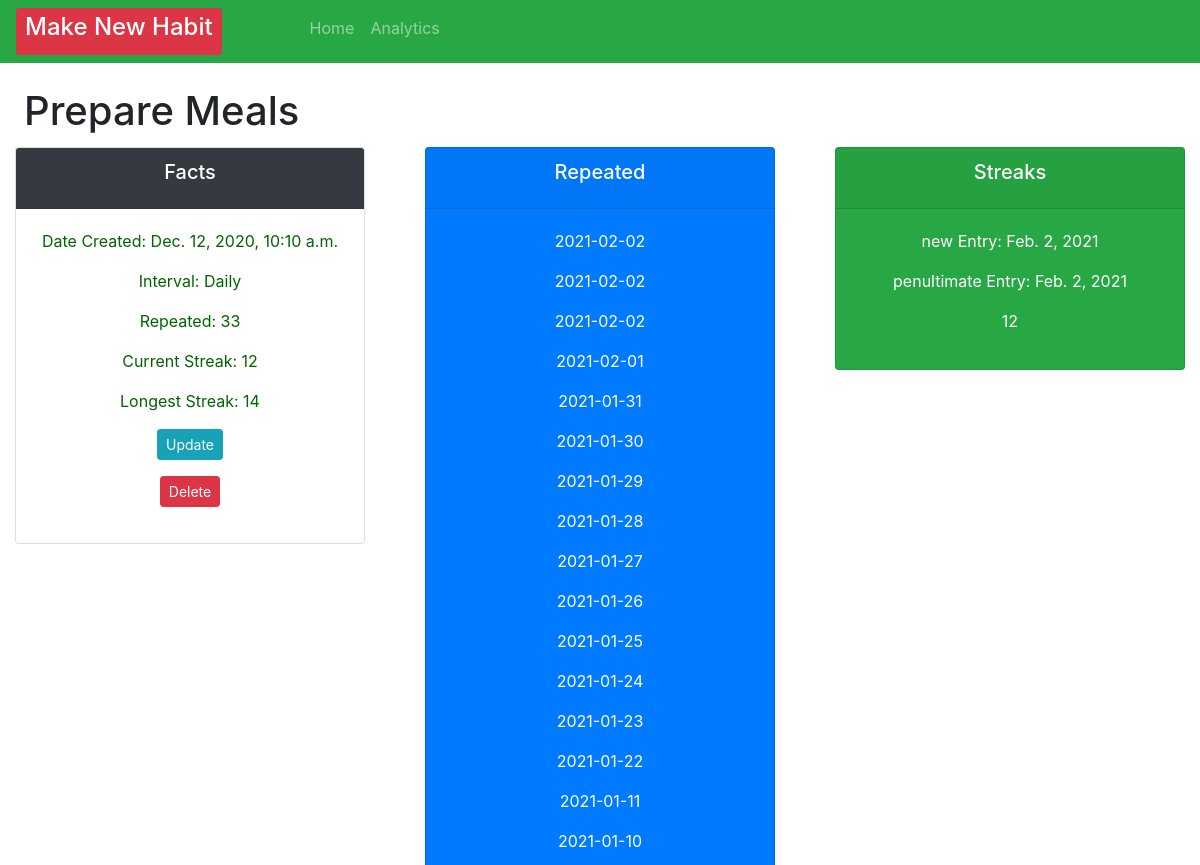
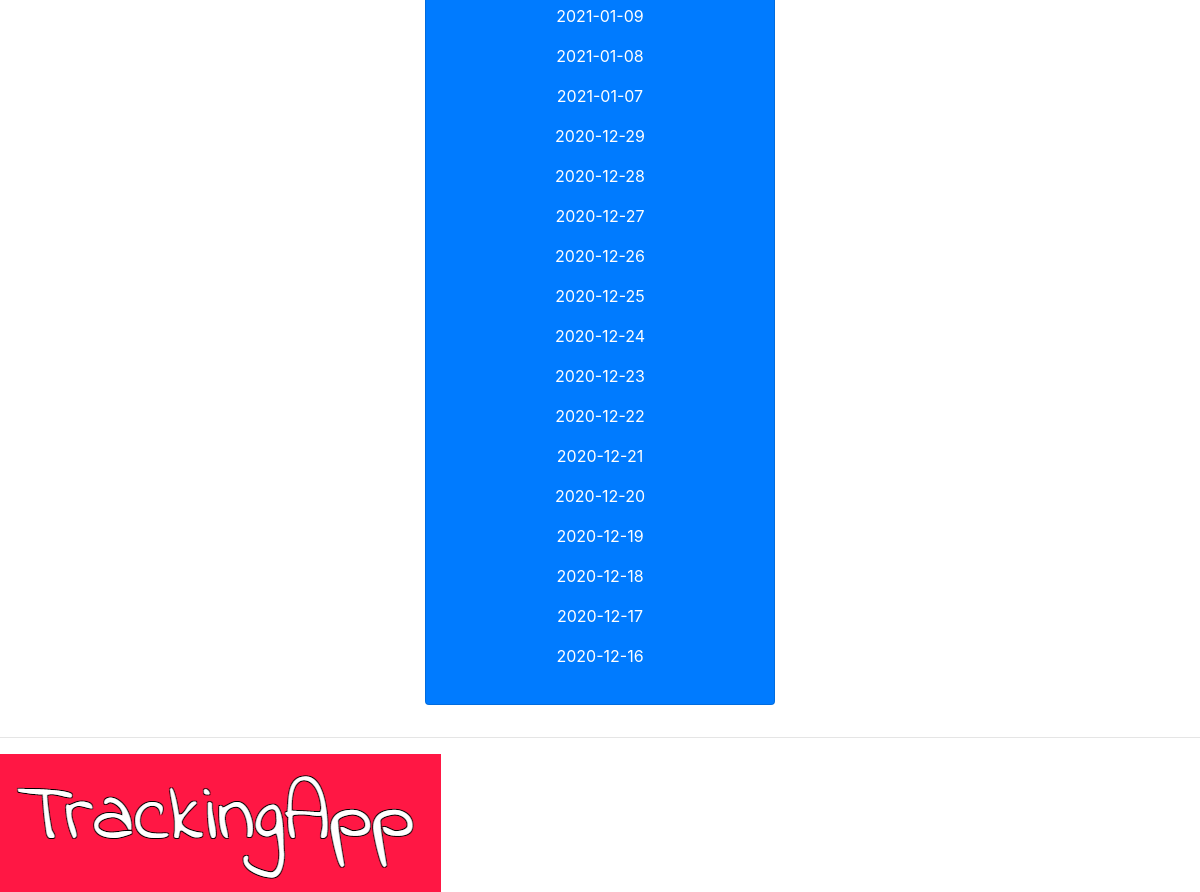
The page /habit/101 on the database its author committed (2 pictures, top to bottom).
### crm/models.py (models this page shows, shortened)
class Order(models.Model):
    INTERVAL = (
            ('Daily', 'Daily'),
            ('Weekly', 'Weekly' ),
                      )
    habit = models.CharField(max_length=200, null=True, blank=True)
    interval = models.CharField(max_length=400, null=True, choices=INTERVAL)
    checked = models.IntegerField(blank=True, default=0, null=True)
    streak = models.IntegerField(blank=True, default=0, null=True)
    longestStreak = models.IntegerField(blank=True, default=0, null=True)
    created = models.DateTimeField(auto_now=True, auto_now_add=False, editable=False, null=True, blank=True)
    checkedList = models.ManyToManyField(Repeats)
    timeStamp = models.DateTimeField(auto_now=True, blank=True)
    date_created = models.DateTimeField(auto_now_add=True, null=True, editable=False, blank=True)
    dateAsString = models.CharField(max_length=200, null=True, blank=True)

class Repeats(models.Model):
    dateAsString = models.CharField(max_length=200, null=True, blank=True)

### crm/views.py (the view)
# urls.py: path('habit/<str:pk>', views.habit, name="habit"),
def habit(request, pk):
    testData = [{
        'habit': 'Call Mum',
        'interval': 'Weekly',
        'date_created': '2020-09-12'
    }]
    repeats = Repeats.objects.get(id=pk)
    orders = Order.objects.all()
    order = Order.objects.get(id=pk)
    repeat = order.checkedList.filter()
    streak = order.streak
    dateArray = order.checkedList.all().order_by('-dateAsString')
    penultimate = dateArray[1].dateAsString
    lastChecked = parse_date(penultimate)
    today1 = dateArray.first().dateAsString
    today = parse_date(today1)
    order.save()
    context = {"today": today, "lastTimeStamp": lastChecked, "testData": testData, "current_streak":streak, "order":order, "repeats": repeats, "repeat": repeat}
    return render(request, 'habit/habit.html', context)

### crm/templates/habit/habit.html (shortened to what this page needs)
{% extends 'habit/main.html' %}
{% block content %}
<br>
<h1 style="margin-left: 2%; margin-bottom: 1%;">
    <td>
        {{ order.habit }}
    </td>
</h1>
<div class="row">
    <div class="col">
        <div class="col-md">
            <div class="card text-center text-white mb-3" id="total-orders">
                <div class="card-header  bg-dark">
                    <h5 class="card-title">Facts</h5>
                </div>
                <div class="card-body">
                    <p style="color: darkgreen">Date Created: {{order.date_created}}</p>
                    <p style="color: darkgreen">Interval: {{ order.interval }}</p>
                    <p style="color: darkgreen">Repeated: {{ order.checkedList.count }}</p>
                    <p style="color: darkgreen">Current Streak:  {{current_streak}}</p>
                    <p style="color: darkgreen">Longest Streak: {{order.longestStreak}}</p>
                    <p> <a a class="btn btn-sm btn-info" href="{% url 'update_habit' order.id %}">Update</a></p>
                    <p> <a a class="btn btn-sm btn-danger" href="{% url 'delete' order.id %}">Delete</a></p>
                </div>
            </div>
        </div>
    </div>
    <div class="col">
        <div class="col-md">
            <div class="card text-center text-white bg-primary mb-3" id="total-orders">
                <div class="card-header">
                    <h5 class="card-title text-white">Repeated</h5>
                </div>
                <div class="card-body">
                    {% for check in repeat reversed %}
                    <p>{{check.dateAsString}}</p>
                    {%endfor%}
                </div>
            </div>
        </div>
    </div>
    <div class="col">
        <div class="col-md">
            <div class="card text-center mb-3 bg-success text-white" id="total-orders">
                <div class="card-header">
                    <h5 class="card-title">Streaks</h5>
                </div>
                <div class="card-body">
                    <p>new Entry: {{today}}</p>
                    <p>penultimate Entry: {{lastTimeStamp}}</p>
                    <p>    {{current_streak}}        </p>
                </div>
            </div>
        </div>
    </div>
</div>
{% endblock %}

### crm/templates/habit/main.html (shortened to what this page needs)
<!DOCTYPE html>
<html>
<head>
    <link rel="stylesheet" href="https://stackpath.bootstrapcdn.com/bootstrap/4.3.1/css/bootstrap.min.css"
>
</head>
<body>
    {% include 'habit/navbar.html' %}
    {% block content  %}
    {% endblock  %}
    {%load static%}
    <hr>
    <img src="{% static 'images/logo.png' %}">
</body>
</html>

### crm/templates/habit/navbar.html (shortened to what this page needs)
{%load static%}
<nav class="navbar navbar-expand-lg navbar-dark bg-success" >
    <div class="collapse navbar-collapse" id="navbarNav">
      <ul class="navbar-nav">
        <li>
          <div class="nav-item" style="margin-right:80px">
            <a class="btn btn-sm btn-block btn-danger" href="{% url 'create_habit' %}"><h4>Make New Habit</h4></a>
        </div>
        <li class="nav-item" >
          <a class="nav-link"  style="justify-content: flex-end;"  href="{% url 'home' %}">Home <span class="sr-only">(current)</span></a>
        </li>
        <li class="nav-item">
          <a class="nav-link" href="{% url 'analytics' %}">Analytics</a>
        </li>
                </li>
      </ul>
    </div>
  </nav>

### rows shown on the page
Order: habit "Prepare Meals", date_created "Dec. 12, 2020, 10:10 a.m.", interval "Daily", checkedList.count "33", longestStreak "14"
Repeats: dateAsString "2021-02-02"
Repeats: dateAsString "2021-02-02"
Repeats: dateAsString "2021-02-02"
Repeats: dateAsString "2021-02-01"
Repeats: dateAsString "2021-01-31"
Repeats: dateAsString "2021-01-30"
Repeats: dateAsString "2021-01-29"
Repeats: dateAsString "2021-01-28"
Repeats: dateAsString "2021-01-27"
Repeats: dateAsString "2021-01-26"
Repeats: dateAsString "2021-01-25"
Repeats: dateAsString "2021-01-24"
Repeats: dateAsString "2021-01-23"
Repeats: dateAsString "2021-01-22"
Repeats: dateAsString "2021-01-11"
Repeats: dateAsString "2021-01-10"
Repeats: dateAsString "2021-01-09"
Repeats: dateAsString "2021-01-08"
Repeats: dateAsString "2021-01-07"
Repeats: dateAsString "2020-12-29"
Repeats: dateAsString "2020-12-28"
Repeats: dateAsString "2020-12-27"
Repeats: dateAsString "2020-12-26"
Repeats: dateAsString "2020-12-25"
Repeats: dateAsString "2020-12-24"
Repeats: dateAsString "2020-12-23"
Repeats: dateAsString "2020-12-22"
Repeats: dateAsString "2020-12-21"
Repeats: dateAsString "2020-12-20"
Repeats: dateAsString "2020-12-19"
Repeats: dateAsString "2020-12-18"
Repeats: dateAsString "2020-12-17"
Repeats: dateAsString "2020-12-16"

### other values the page prints
{{ current_streak }} "12"
{{ today }} "Feb. 2, 2021"
{{ lastTimeStamp }} "Feb. 2, 2021"
